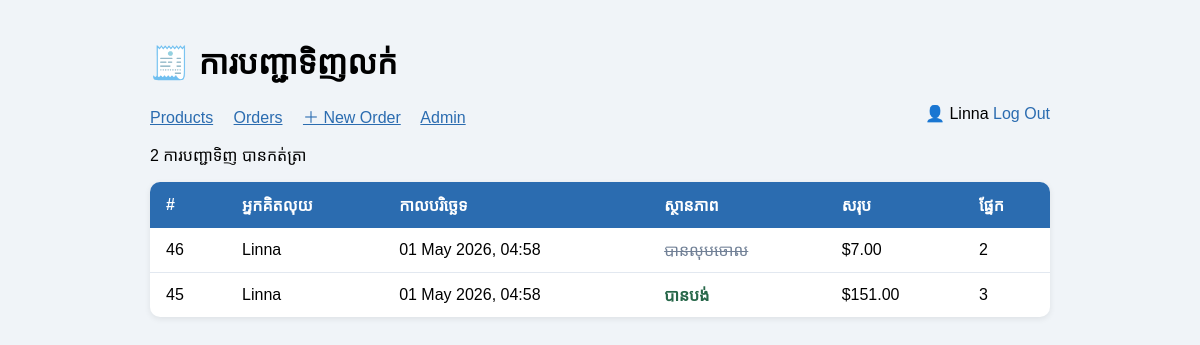
The app's page /sales/orders/ (signed in) with its own data.
### sales/models.py (models this page shows, shortened)
class Order(models.Model):
    STATUS_CHOICES = [
        ('open', 'បានបើក'),
        ('paid', 'បានបង់'),
        ('refunded', 'បានសង'),
        ('cancelled', 'បានលុបចោល'),
    ]
    cashier = models.ForeignKey(
        User,
        on_delete=models.SET_NULL,
        null=True,
        related_name='orders'
    )
    status = models.CharField(max_length=20, choices=STATUS_CHOICES, default='open')
    created_at = models.DateTimeField(auto_now_add=True)
    notes = models.TextField(blank=True)
    total_amount = models.DecimalField(max_digits=10, decimal_places=2, default=0)
    @property
    def total(self):
        return sum(item.subtotal() for item in self.items.all())
    class Meta:
        ordering = ['-created_at']

class OrderItem(models.Model):
    order = models.ForeignKey(Order, on_delete=models.CASCADE, related_name='items')
    product = models.ForeignKey(Product, on_delete=models.PROTECT)
    quantity = models.PositiveIntegerField(default=1)
    unit_price = models.DecimalField(max_digits=8, decimal_places=2)
    def subtotal(self):
        return self.unit_price * self.quantity

### sales/views.py (the view)
# urls.py: path('orders/',                views.order_list,     name='order_list'),
@login_required
def order_list(request):
    orders = Order.objects.all()
    return render(request, 'sales/order_list.html', {'orders': orders})

### sales/templates/sales/order_list.html (shortened to what this page needs)
<!DOCTYPE html>
<html lang="km">
<head>
</head>
<body>
    <h1>🧾 ការបញ្ជាទិញលក់</h1>
    <nav>
    <a href="/sales/products/">Products</a>
    <a href="/sales/orders/">Orders</a>
    <a href="/sales/orders/new/">＋ New Order</a>
    <a href="/admin/">Admin</a>
    <span style="float:right">
        👤 {{ request.user.username }}
        <form method="post" action="/accounts/logout/" style="display:inline">
            <button type="submit" style="background:none;border:none;color:#2b6cb0;cursor:pointer;padding:0;font-size:1em">
                Log Out
            </button>
        </form>
    </span>
</nav>
    <p>{{ orders|length }} ការបញ្ជាទិញ បានកត់ត្រា</p>
    <table>
        <thead>
            <tr>
                <th>#</th>
                <th>អ្នកគិតលុយ</th>
                <th>កាលបរិច្ឆេទ</th>
                <th>ស្ថានភាព</th>
                <th>សរុប</th>
                <th>ផ្នែក</th>
            </tr>
        </thead>
        <tbody>
        {% for order in orders %}
            <tr>
                <td>{{ order.pk }}</td>
                <td>{{ order.cashier }}</td>
                <td>{{ order.created_at|date:"d M Y, H:i" }}</td>
                <td><span class="{{ order.status }}">{{ order.get_status_display }}</span></td>
                <td>${{ order.total }}</td>
                <td>{{ order.items.count }} </td>
            </tr>
        {% empty %}
            <tr><td colspan="6" style="text-align:center;color:#888">មិនទាន់មានការបញ្ជាទិញ។</td></tr>
        {% endfor %}
        </tbody>
    </table>
</body>
</html>

### sales/templates/sales/order_list.html (style rules this page uses)
body { font-family: Arial, sans-serif; max-width: 900px; margin: 40px auto; padding: 0 20px; background: #f0f4f8; }
table { width: 100%; border-collapse: collapse; background: white; border-radius: 10px; overflow: hidden; box-shadow: 0 2px 6px rgba(0,0,0,0.08); }
th { background: #2b6cb0; color: white; padding: 12px 16px; text-align: left; }
td { padding: 11px 16px; border-bottom: 1px solid #e2e8f0; }
tr:last-child td { border-bottom: none; }
.paid { color: #276749; font-weight: bold; }
.cancelled { color: #718096; text-decoration: line-through; }
nav a { margin-right: 16px; color: #2b6cb0; }

### records on screen
Order: pk "46", cashier "Linna", created_at "01 May 2026, 04:58", status "បានលុបចោល", total "7.00", items.count "2"
Order: pk "45", cashier "Linna", created_at "01 May 2026, 04:58", status "បានបង់", total "151.00", items.count "3"

### other values on screen
{{ request.user.username }} "Linna"
{{ orders|length }} "2"
